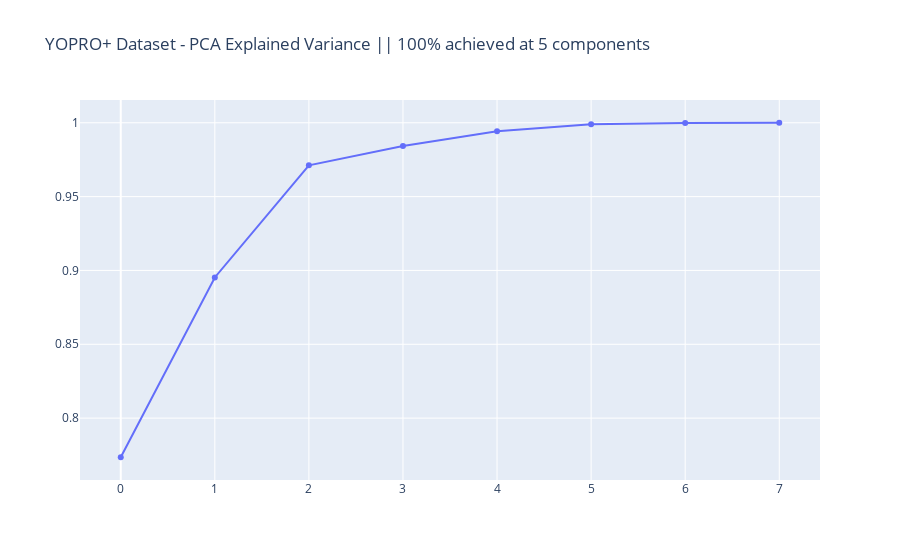

Notebook code cell kept with this figure:
### Code cell
pcaratio = pca.explained_variance_ratio_
trace = go.Scatter(x=np.arange(len(pcaratio)),y=np.cumsum(pcaratio))
data = [trace]
layout = dict(title="YOPRO+ Dataset - PCA Explained Variance || 100% achieved at 5 components")
fig = dict(data=data, layout=layout)
iplot(fig)

### Figure 1 — Plotly figure (JSON) as saved in the notebook; plotly's stock layout.template omitted (floating-point values rounded to 4 significant figures)
{"data": [{"type": "scatter", "x": [0, 1, 2, 3, 4, 5, 6, 7], "y": [0.7735, 0.8952, 0.9712, 0.9843, 0.9942, 0.9989, 0.9998, 1]}], "layout": {"title": {"text": "YOPRO+ Dataset - PCA Explained Variance || 100% achieved at 5 components"}}}
